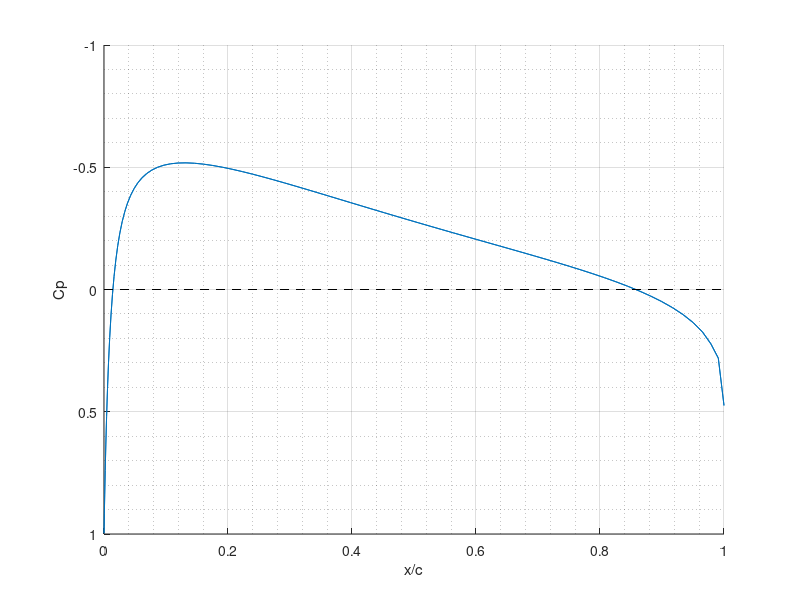
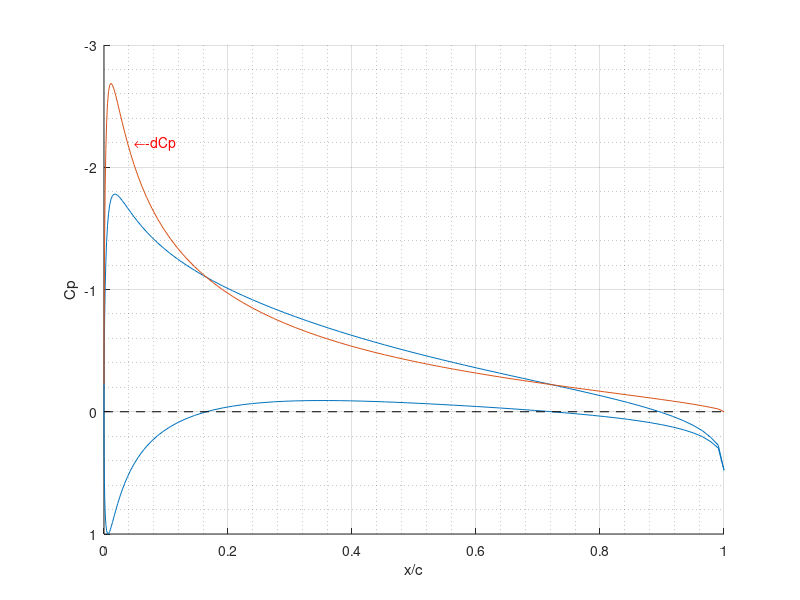
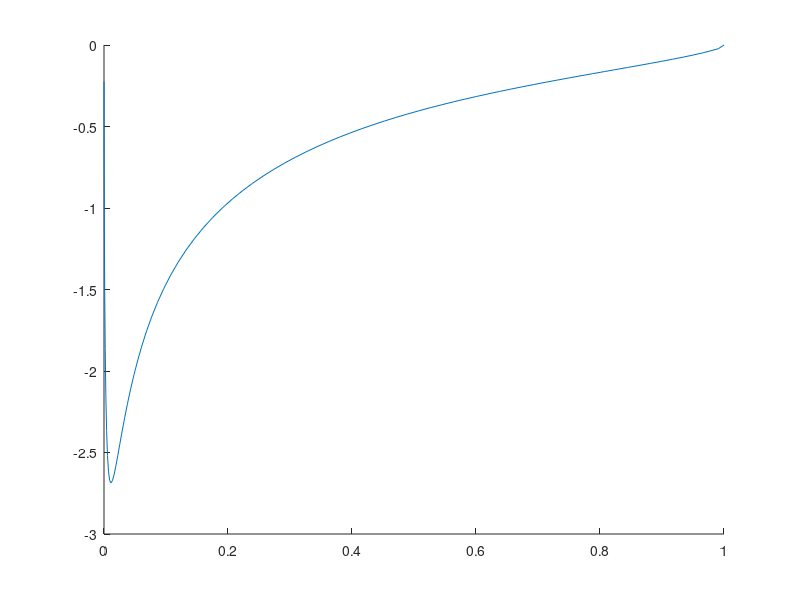

Here is the MATLAB script that generated these plots, in order: (Note: this script raises an error after producing the figures.)
clear 
close all
%% Loading NACA0015 data points
naca0015 = fscanf(fopen('Cp_NACA0015.txt', 'r'), '%g %g %g %g', [4 160]);
naca0015_a0_up = flip(naca0015(1:2, 1:80), 2);
naca0015_a0_low = naca0015(1:2, 81:end);
naca0015_a5_up = flip(naca0015(3:4, 1:80), 2);
naca0015_a5_low = naca0015(3:4, 81:end);
naca0015_a0 = [flip(naca0015_a0_up, 2), naca0015_a0_low];
naca0015_a5 = [flip(naca0015_a5_up, 2), naca0015_a5_low];
x = linspace(0, 1, 100); % vector of an airfoil's x coordinates to be used with ThinAirfoil.m and camberline.m
%% Plotting pressure distribution about the airfoil at 0 and 5 dgr AoA
figure
h1 = axes;
hold on
plot(naca0015_a0(1, :), naca0015_a0(2, :))
plot([0, 1], [0, 0], 'k--')
set(h1, 'Ydir', 'reverse')
xlabel('x/c')
ylabel('Cp')
grid on
grid minor
hold off

dcp_naca0015_a5 = naca0015_a5_low(2, :) - naca0015_a5_up(2, :);
figure
h2 = axes;
hold on
plot(naca0015_a5(1, :), naca0015_a5(2, :))
plot(naca0015_a5_up(1, :), -dcp_naca0015_a5)
plot([0, 1], [0, 0], 'k--')
xlabel('x/c')
ylabel('Cp')
set(h2, 'Ydir', 'reverse')
text(0.05, -2.2, '\leftarrow-dCp', 'Color','r')
grid on
grid minor
hold off

%% Comparison of pressure distributions 
% obtained with thin airfoil theory and one obtained from a potential flow 
% analysis based on a surface singularity method
figure
h3 = axes;
hold on
plot(naca0015_a5_up(1, :), -dcp_naca0015_a5)
Cp_0015_thin_airfoil_mid = ThinAirfoilMidpoints(5, [x; zeros(1, length(x))]);
plot(x, -Cp_0015_thin_airfoil_mid)
legend('Surface singularity method', 'Thin airfoil theory')
xlabel('x/c')
ylabel('-dCp')
set(h3, 'Ydir', 'reverse')
ylim([-3.5, 0])
grid on
grid minor
hold off

%% Difference in upper and lower surface pressure distribution of a cambered airfoil 
z_2412 = camberline(x, 2, 4);
Cp_2412_thin_airfoil_mid = ThinAirfoilMidpoints(5, [x; z_2412]);
figure
h4 = axes;
hold on
plot(x, -Cp_2412_thin_airfoil_mid, 'b:')
plot([0, 1], [0, 0], 'k--')
xlabel('x/c')
ylabel('-dCp')
set(h4, 'Ydir', 'reverse')
grid on
grid minor
hold off

%% Lift coefficient (vs. AoA) comparison between a symmetrical and a cambered airfoils
Cl_a_0015_thin_airfoil = zeros(1, 20);
Cl_a_2412_thin_airfoil = zeros(1, 20);
for i = 1:21
    [~,~,Cl_a_0015_thin_airfoil(i)] =  ThinAirfoilMidpoints(i-11, [x; zeros(1, length(x))]);
    [~,~,Cl_a_2412_thin_airfoil(i)] = ThinAirfoilMidpoints(i-11, [x; z_2412]);
end
figure
hold on
plot(linspace(-10, 10, 21), Cl_a_0015_thin_airfoil)
plot(linspace(-10, 10, 21), Cl_a_2412_thin_airfoil)
plot([-20 20], [0 0], 'k', [0 0], [-1.5 1.5], 'k')
ylim([-1.5, 1.5])
xlim([-20, 20])
xlabel('Angle of attack [dgr]')
ylabel('Lift coefficient')
legend('Camber 0%', 'Camber 2%', 'Location', 'northwest')
grid on
grid minor
hold off


